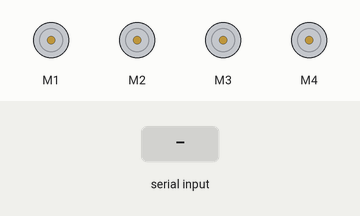
This sketch was run on a simulated Arduino Uno, built with avr-gcc and run on an emulated ATmega328P. Shown: 4 × DC motor (green arrow = forward, orange = backward, longer = faster). The inputs (shaded band) are chosen by the test bench.

Above: at 1.2 s.
1.3 s: "1" received over Serial
At 2.5 s:
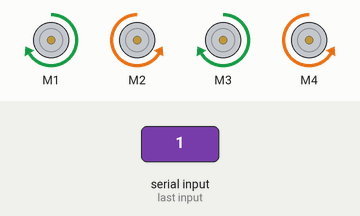
2.8 s: "2" received over Serial
At 3.6 s:
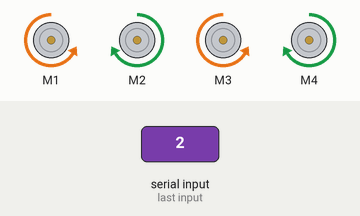
4.3 s: "5" received over Serial
At 4.8 s:
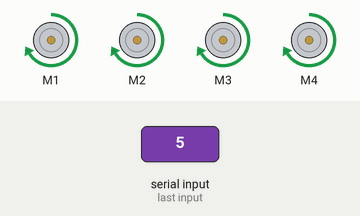
5.8 s: "6" received over Serial
At 7.0 s:
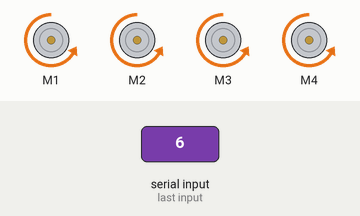
7.3 s: "7" received over Serial
At 8.3 s:
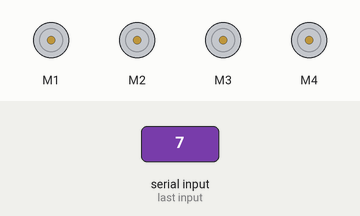
Timing chart, 0 to 9.8 s (numbered marks = the images above; inputs shaded):
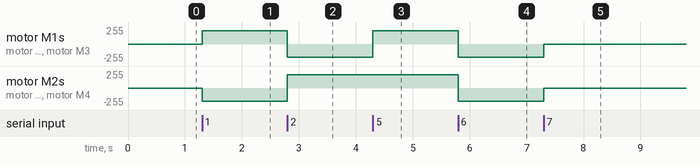

The sketch:

motor.pde
```cpp
#include <AFMotor.h>
AF_DCMotor motor(1, MOTOR12_64KHZ);
AF_DCMotor motor2(2, MOTOR12_64KHZ);
AF_DCMotor motor3(3, MOTOR12_64KHZ);
AF_DCMotor motor4(4, MOTOR12_64KHZ);// create motor #2, 64KHz pwm

void setup() {
  motor.setSpeed(200);     // set the speed to 200/255
  motor2.setSpeed(200);     // set the speed to 200/255
  motor3.setSpeed(200);     // set the speed to 200/255
  motor4.setSpeed(200);     // set the speed to 200/255
  Serial.begin(115200);

}
char command = 0;
void loop() {

  if(Serial.available()){
    while(Serial.available()){
      command = Serial.read();
    }
    if(command == '1'){//left
      motor.run(FORWARD);      // turn it on going forward
      motor2.run(BACKWARD);
      motor3.run(FORWARD);
      motor4.run(BACKWARD);

    }
    else if(command == '2'){//right
      motor.run(BACKWARD);      // turn it on going forward
      motor2.run(FORWARD);
      motor3.run(BACKWARD);
      motor4.run(FORWARD);

    }
    else if(command == '3'){//backwardleft

    }
    else if(command == '4'){//backwardright

    }
    else if(command == '5'){//forward
      motor.run(FORWARD);      // turn it on going forward
      motor2.run(FORWARD);
      motor3.run(FORWARD);
      motor4.run(FORWARD);

    }
    else if(command == '6'){//backward
      motor.run(BACKWARD);     // the other way
      motor2.run(BACKWARD);     // the other way
      motor3.run(BACKWARD);     // the other way
      motor4.run(BACKWARD);     // the other way

    }
    else if(command == '7'){//stop
      motor.run(RELEASE);      // stopped
      motor2.run(RELEASE);      // stopped
      motor3.run(RELEASE);      // stopped
      motor4.run(RELEASE);      // stopped

    }

  }
}
```

Measured:
- after the input at 1.3 s, motor M1, motor M3: stopped → forward 200/255 at once; motor M2, motor M4: stopped → backward 200/255 at once
- after the input at 2.8 s, motor M1, motor M3: forward 200/255 → backward 200/255 at once; motor M2, motor M4: backward 200/255 → forward 200/255 at once
- after the input at 4.3 s, motor M1, motor M3: backward 200/255 → forward 200/255 at once
- after the input at 5.8 s, motor M1–4: forward 200/255 → backward 200/255 at once
- after the input at 7.3 s, motor M1–4: backward 200/255 → stopped at once
